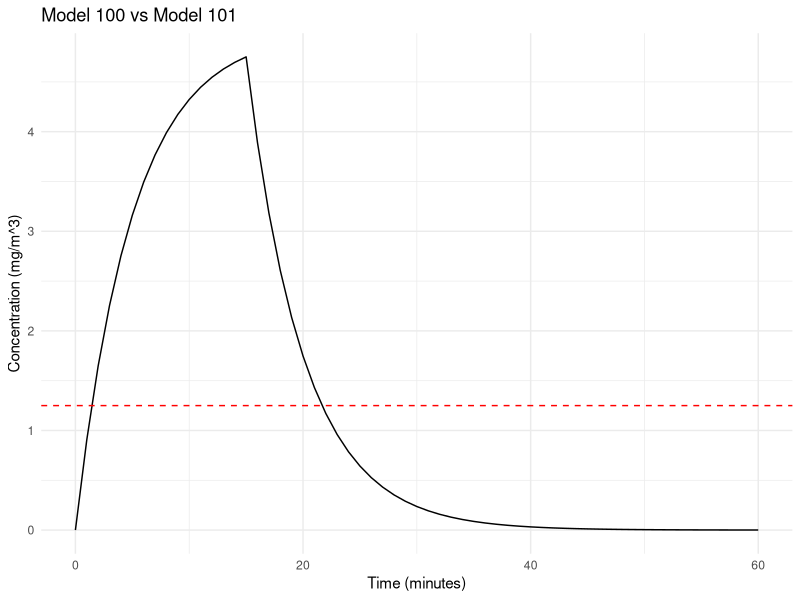
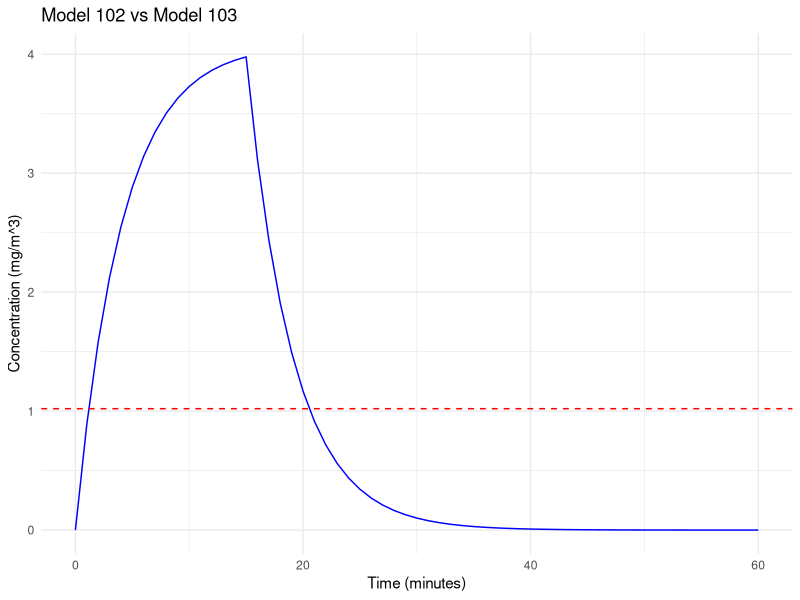
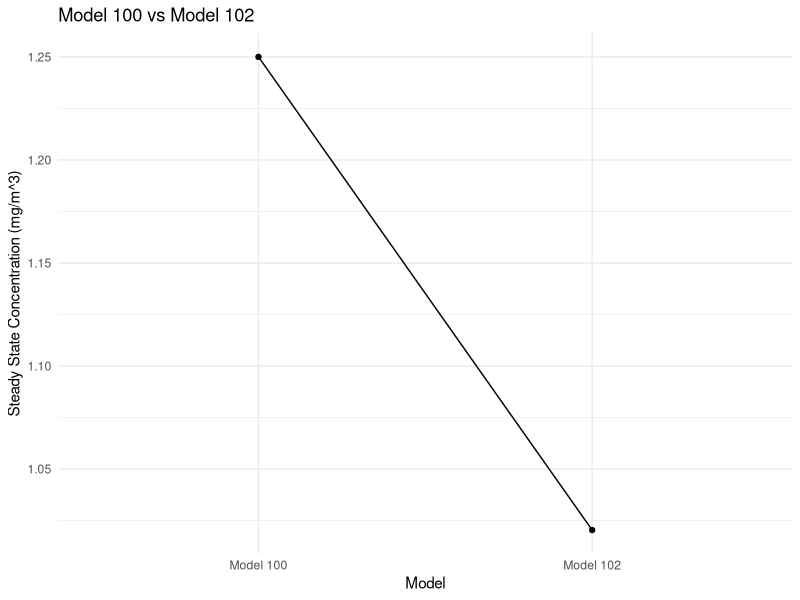
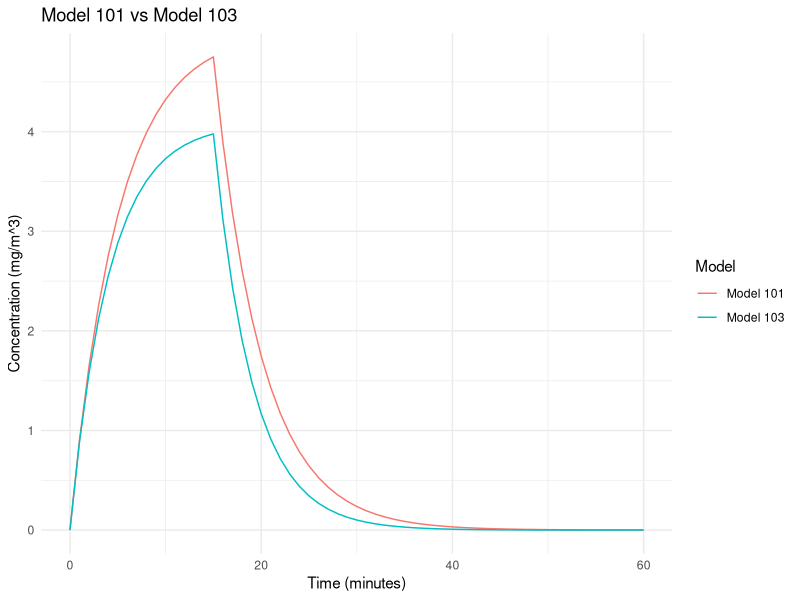

Generate these figures, in order, with R:
# Define Model 100 with the gamma factor
model_100 <- function(G, Q, gamma) {
  C_steady <- gamma * G / Q
  return(C_steady)
}

# Define Model 101
model_101 <- function(G, Q, V, t_g, T) {
  # Create a time vector
  time_vector <- seq(0, T, by = 1)
  
# Calculate the phase of concentration increase
  C_rise <- sapply(time_vector, function(t) {
    if (t <= t_g) {
      return((G / Q) * (1 - exp((-Q * t) / V )))
    } else {
      return(NA)
    }
  })          
  
  # Concentration at the end of the emission phase as the initial concentration for the decay phase
  C0 <- (G / Q) * (1 - exp(-Q * t_g / V ))
  
  # Calculate the concentration decay phase
  C_decay <- sapply(time_vector, function(t) {
    if (t > t_g) {
      return(C0 * exp(-Q * (t - t_g) / V ))
    } else {
      return(NA)
    }
  })
  
  return(list(time = time_vector, concentration_rise = C_rise, concentration_decay = C_decay))
}
             

# Test value
G <- 100  # mg/min
Q <- 20   # m^3/min
V <- 100  # m^3
t_g <- 15 # min
T <- 60   # min
gamma <- 0.25

# Calculation of steady-state concentrations for model 100
C_steady_100 <- model_100(G, Q, gamma)

# Calculation of steady-state concentrations for model 101
results_101 <- model_101(G, Q, V, t_g, T)

             
print(paste("Model 100 - Steady State Concentration:", C_steady_100))
print(paste("Model 101 - Concentration at the end of generation phase:", 
            results_101$concentration_rise[which(!is.na(results_101$concentration_rise))]))

#Visualization
library(ggplot2)

results_101_df <- data.frame(Time = results_101$time, 
                             Concentration = c(results_101$concentration_rise, results_101$concentration_decay))

results_101_df <- results_101_df[!is.na(results_101_df$Concentration), ]

ggplot(results_101_df, aes(x = Time, y = Concentration)) + 
  geom_line() +
  geom_hline(yintercept = C_steady_100, linetype = "dashed", color = "red") +
  labs(title = "Model 100 vs Model 101", 
       x = "Time (minutes)", y = "Concentration (mg/m^3)") +
  theme_minimal()


# Define Model 102
model_102 <- function(G, Q, Q_R, epsilon_RF, gamma) {
  C_bar <- (gamma * G) / (Q + epsilon_RF * Q_R)
  C_RF <- C_bar * (1 - epsilon_RF)
  return(list(C_bar = C_bar, C_RF = C_RF))
}


# Define Model 103
model_103 <- function(G, Q, Q_R, epsilon_RF, V, t_g, T) {
  Q_instead <- Q + epsilon_RF * Q_R
  results_3 <- model_101(G, Q_instead, V, t_g, T)
  return(results_3)
}

T <- 60   # Total time (minutes)
t_g <- 15 # Time of generation (minutes)
G <- 100  # mg/min
Q <- 20   # m^3/min
epsilon_L <- 0.5  # Efficiency of local exhaust
epsilon_L_F <- 0.75  # Efficiency of local exhaust filtration
Q_R <- 5  # m^3/min
epsilon_RF <- 0.9  # Efficiency of recirculation filtration
V <- 100  # m^3
gamma <- 0.25  

results_102 <- model_102(G, Q, Q_R, epsilon_RF, gamma)
results_103 <- model_103(G, Q, Q_R, epsilon_RF, V, t_g, T)

#Visualization
C_bar_1 <- results_102$C_bar

results_103_df <- data.frame(Time = results_103$time, 
                             Concentration = c(results_103$concentration_rise, results_103$concentration_decay))
results_103_df <- results_103_df[!is.na(results_103_df$Concentration), ]

ggplot() + 
    geom_line(data = results_103_df, aes(x = Time, y = Concentration), colour = "blue") +
    geom_hline(yintercept = C_bar_1, linetype = "dashed", color = "red") +
    labs(title = "Model 102 vs Model 103", 
         x = "Time (minutes)", y = "Concentration (mg/m^3)") +
    theme_minimal()


# Comparison of model 100 and model 102:
comparison_0_2 <- data.frame(Model = c("Model 100", "Model 102"),
                            Concentration = c(C_steady_100, results_102$C_bar))

ggplot(comparison_0_2, aes(x = Model, y = Concentration, group = 1)) +
  geom_line() +
  geom_point() +
  labs(title = "Model 100 vs Model 102",
       x = "Model",
       y = "Steady State Concentration (mg/m^3)") +
  theme_minimal()


# Comparison of model 101 and model 103:
results_101_df <- data.frame(Time = results_101$time, 
                             Concentration = c(results_101$concentration_rise, results_101$concentration_decay),
                            Model = "Model 101")

results_101_df <- results_101_df[!is.na(results_101_df$Concentration), ]

results_103_df <- data.frame(Time = results_103$time, 
                             Concentration = c(results_103$concentration_rise, results_103$concentration_decay),
                            Model = "Model 103")
results_103_df <- results_103_df[!is.na(results_103_df$Concentration), ]

combined_data <- rbind(results_101_df, results_103_df)
ggplot(combined_data, aes(x = Time, y = Concentration, color = Model)) +
  geom_line() +
  labs(title = "Model 101 vs Model 103",
       x = "Time (minutes)", 
       y = "Concentration (mg/m^3)") +
  theme_minimal()


# Further check the significance of difference
mse <- mean((results_101_df$Concentration - results_103_df$Concentration)^2)
r2 <- cor(results_101_df$Concentration, results_103_df$Concentration)^2
mse
r2

